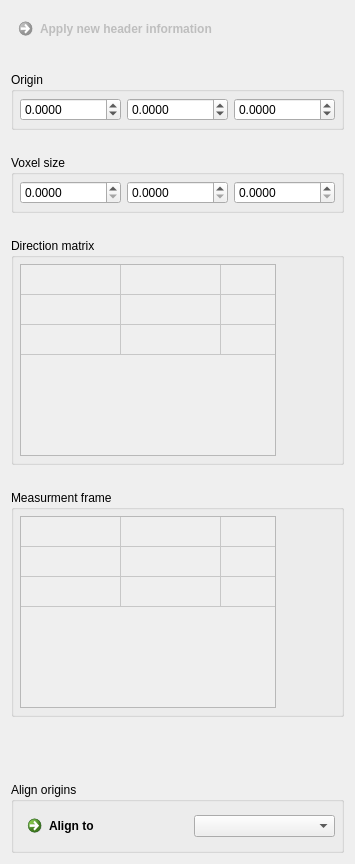
     <widget class="QWidget" name="tab_3">
      <attribute name="title">
       <string>Header</string>
      </attribute>
      <layout class="QGridLayout" name="gridLayout_7">
       <property name="verticalSpacing">
        <number>25</number>
       </property>
       <item row="2" column="0">
        <widget class="QGroupBox" name="groupBox_3">
         <property name="title">
          <string>Voxel size</string>
         </property>
         <layout class="QGridLayout" name="gridLayout_16">
          <property name="leftMargin">
           <number>6</number>
          </property>
          <property name="topMargin">
           <number>6</number>
          </property>
          <property name="rightMargin">
           <number>6</number>
          </property>
          <property name="bottomMargin">
           <number>6</number>
          </property>
          <item row="0" column="2">
           <widget class="QDoubleSpinBox" name="m_HeaderSpacingZ">
            <property name="decimals">
             <number>4</number>
            </property>
            <property name="minimum">
             <double>0.000000000000000</double>
            </property>
            <property name="maximum">
             <double>99.989999999999995</double>
            </property>
           </widget>
          </item>
          <item row="0" column="0">
           <widget class="QDoubleSpinBox" name="m_HeaderSpacingX">
            <property name="decimals">
             <number>4</number>
            </property>
           </widget>
          </item>
          <item row="0" column="1">
           <widget class="QDoubleSpinBox" name="m_HeaderSpacingY">
            <property name="decimals">
             <number>4</number>
            </property>
           </widget>
          </item>
         </layout>
        </widget>
       </item>
       <item row="0" column="0">
        <widget class="QCommandLinkButton" name="m_ModifyHeader">
         <property name="enabled">
          <bool>false</bool>
         </property>
         <property name="toolTip">
          <string/>
         </property>
         <property name="statusTip">
          <string/>
         </property>
         <property name="whatsThis">
          <string notr="true"/>
         </property>
         <property name="text">
          <string>Apply new header information</string>
         </property>
        </widget>
       </item>
       <item row="3" column="0">
        <widget class="QGroupBox" name="groupBox">
         <property name="title">
          <string>Direction matrix</string>
         </property>
         <layout class="QGridLayout" name="gridLayout_3">
          <property name="leftMargin">
           <number>6</number>
          </property>
          <property name="topMargin">
           <number>6</number>
          </property>
          <property name="rightMargin">
           <number>6</number>
          </property>
          <property name="bottomMargin">
           <number>6</number>
          </property>
          <item row="0" column="0">
           <widget class="QTableWidget" name="m_DirectionMatrixTable">
            <property name="enabled">
             <bool>false</bool>
            </property>
            <property name="sizePolicy">
             <sizepolicy hsizetype="Minimum" vsizetype="Minimum">
              <horstretch>0</horstretch>
              <verstretch>0</verstretch>
             </sizepolicy>
            </property>
            <property name="minimumSize">
             <size>
              <width>0</width>
              <height>0</height>
             </size>
            </property>
            <property name="cursor" stdset="0">
             <cursorShape>IBeamCursor</cursorShape>
            </property>
            <property name="autoFillBackground">
             <bool>true</bool>
            </property>
            <property name="verticalScrollBarPolicy">
             <enum>Qt::ScrollBarAlwaysOff</enum>
            </property>
            <property name="horizontalScrollBarPolicy">
             <enum>Qt::ScrollBarAlwaysOff</enum>
            </property>
            <property name="showGrid">
             <bool>true</bool>
            </property>
            <property name="cornerButtonEnabled">
             <bool>false</bool>
            </property>
            <attribute name="horizontalHeaderVisible">
             <bool>false</bool>
            </attribute>
            <attribute name="horizontalHeaderCascadingSectionResizes">
             <bool>true</bool>
            </attribute>
            <attribute name="horizontalHeaderMinimumSectionSize">
             <number>0</number>
            </attribute>
            <attribute name="horizontalHeaderHighlightSections">
             <bool>true</bool>
            </attribute>
            <attribute name="verticalHeaderVisible">
             <bool>false</bool>
            </attribute>
            <attribute name="verticalHeaderCascadingSectionResizes">
             <bool>true</bool>
            </attribute>
            <attribute name="verticalHeaderHighlightSections">
             <bool>true</bool>
            </attribute>
            <row>
             <property name="text">
              <string>New Row</string>
             </property>
            </row>
            <row>
             <property name="text">
              <string>New Row</string>
             </property>
            </row>
            <row>
             <property name="text">
              <string>New Row</string>
             </property>
            </row>
            <column>
             <property name="text">
              <string>New Column</string>
             </property>
            </column>
            <column>
             <property name="text">
              <string>New Column</string>
             </property>
            </column>
            <column>
             <property name="text">
              <string>New Column</string>
             </property>
            </column>
           </widget>
          </item>
          <item row="0" column="1">
           <spacer name="horizontalSpacer_2">
            <property name="orientation">
             <enum>Qt::Horizontal</enum>
            </property>
            <property name="sizeHint" stdset="0">
             <size>
              <width>40</width>
              <height>20</height>
             </size>
            </property>
           </spacer>
          </item>
         </layout>
        </widget>
       </item>
       <item row="4" column="0">
        <widget class="QGroupBox" name="groupBox_4">
         <property name="sizePolicy">
          <sizepolicy hsizetype="Expanding" vsizetype="Expanding">
           <horstretch>0</horstretch>
           <verstretch>0</verstretch>
          </sizepolicy>
         </property>
         <property name="title">
          <string>Measurment frame</string>
         </property>
         <layout class="QGridLayout" name="gridLayout">
          <property name="leftMargin">
           <number>6</number>
          </property>
          <property name="topMargin">
           <number>6</number>
          </property>
          <property name="rightMargin">
           <number>6</number>
          </property>
          <property name="bottomMargin">
           <number>6</number>
          </property>
          <item row="0" column="0">
           <widget class="QTableWidget" name="m_MeasurementFrameTable">
            <property name="enabled">
             <bool>false</bool>
            </property>
            <property name="sizePolicy">
             <sizepolicy hsizetype="Minimum" vsizetype="Minimum">
              <horstretch>0</horstretch>
              <verstretch>0</verstretch>
             </sizepolicy>
            </property>
            <property name="minimumSize">
             <size>
              <width>0</width>
              <height>0</height>
             </size>
            </property>
            <property name="cursor" stdset="0">
             <cursorShape>IBeamCursor</cursorShape>
            </property>
            <property name="autoFillBackground">
             <bool>true</bool>
            </property>
            <property name="verticalScrollBarPolicy">
             <enum>Qt::ScrollBarAlwaysOff</enum>
            </property>
            <property name="horizontalScrollBarPolicy">
             <enum>Qt::ScrollBarAlwaysOff</enum>
            </property>
            <property name="showGrid">
             <bool>true</bool>
            </property>
            <property name="cornerButtonEnabled">
             <bool>false</bool>
            </property>
            <attribute name="horizontalHeaderVisible">
             <bool>false</bool>
            </attribute>
            <attribute name="horizontalHeaderCascadingSectionResizes">
             <bool>true</bool>
            </attribute>
            <attribute name="horizontalHeaderMinimumSectionSize">
             <number>0</number>
            </attribute>
            <attribute name="horizontalHeaderHighlightSections">
             <bool>true</bool>
            </attribute>
            <attribute name="verticalHeaderVisible">
             <bool>false</bool>
            </attribute>
            <attribute name="verticalHeaderCascadingSectionResizes">
             <bool>true</bool>
            </attribute>
            <attribute name="verticalHeaderHighlightSections">
             <bool>true</bool>
            </attribute>
            <row>
             <property name="text">
              <string>New Row</string>
             </property>
            </row>
            <row>
             <property name="text">
              <string>New Row</string>
             </property>
            </row>
            <row>
             <property name="text">
              <string>New Row</string>
             </property>
            </row>
            <column>
             <property name="text">
              <string>New Column</string>
             </property>
            </column>
            <column>
             <property name="text">
              <string>New Column</string>
             </property>
            </column>
            <column>
             <property name="text">
              <string>New Column</string>
             </property>
            </column>
           </widget>
          </item>
          <item row="0" column="1">
           <spacer name="horizontalSpacer">
            <property name="orientation">
             <enum>Qt::Horizontal</enum>
            </property>
            <property name="sizeHint" stdset="0">
             <size>
              <width>40</width>
              <height>20</height>
             </size>
            </property>
           </spacer>
          </item>
         </layout>
        </widget>
       </item>
       <item row="7" column="0">
        <spacer name="verticalSpacer_2">
         <property name="orientation">
          <enum>Qt::Vertical</enum>
         </property>
         <property name="sizeHint" stdset="0">
          <size>
           <width>20</width>
           <height>40</height>
          </size>
         </property>
        </spacer>
       </item>
       <item row="1" column="0">
        <widget class="QGroupBox" name="groupBox_5">
         <property name="title">
          <string>Origin</string>
         </property>
         <layout class="QGridLayout" name="gridLayout_17">
          <property name="leftMargin">
           <number>6</number>
          </property>
          <property name="topMargin">
           <number>6</number>
          </property>
          <property name="rightMargin">
           <number>6</number>
          </property>
          <property name="bottomMargin">
           <number>6</number>
          </property>
          <item row="0" column="2">
           <widget class="QDoubleSpinBox" name="m_HeaderOriginZ">
            <property name="decimals">
             <number>4</number>
            </property>
            <property name="minimum">
             <double>-999999999.000000000000000</double>
            </property>
            <property name="maximum">
             <double>999999999.000000000000000</double>
            </property>
           </widget>
          </item>
          <item row="0" column="1">
           <widget class="QDoubleSpinBox" name="m_HeaderOriginY">
            <property name="decimals">
             <number>4</number>
            </property>
            <property name="minimum">
             <double>-99999999.000000000000000</double>
            </property>
            <property name="maximum">
             <double>999999999.000000000000000</double>
            </property>
           </widget>
          </item>
          <item row="0" column="0">
           <widget class="QDoubleSpinBox" name="m_HeaderOriginX">
            <property name="decimals">
             <number>4</number>
            </property>
            <property name="minimum">
             <double>-999999999.000000000000000</double>
            </property>
            <property name="maximum">
             <double>999999999.000000000000000</double>
            </property>
           </widget>
          </item>
         </layout>
        </widget>
       </item>
       <item row="8" column="0">
        <widget class="QGroupBox" name="groupBox_7">
         <property name="title">
          <string>Align origins</string>
         </property>
         <layout class="QGridLayout" name="gridLayout_15">
          <property name="leftMargin">
           <number>6</number>
          </property>
          <property name="topMargin">
           <number>6</number>
          </property>
          <property name="rightMargin">
           <number>6</number>
          </property>
          <property name="bottomMargin">
           <number>6</number>
          </property>
          <item row="0" column="1">
           <widget class="QmitkDataStorageComboBox" name="m_AlignImageBox">
            <property name="sizeAdjustPolicy">
             <enum>QComboBox::AdjustToMinimumContentsLength</enum>
            </property>
           </widget>
          </item>
          <item row="0" column="0">
           <widget class="QCommandLinkButton" name="m_AlignImageButton">
            <property name="text">
             <string>Align to</string>
            </property>
           </widget>
          </item>
         </layout>
        </widget>
       </item>
      </layout>
     </widget>
